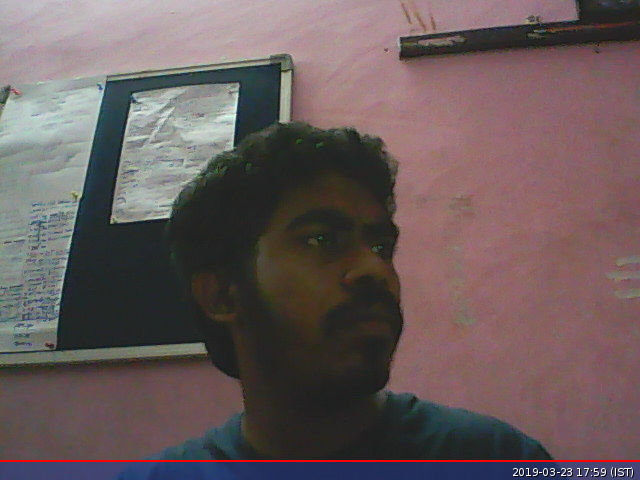
#> input picture image2.jpg, 640 x 480 px, given in place of the camera
$ python helmet_pattern_detection.py   (Python 2 division)
#> lines starting #> are read from the running program, lines starting #| are printed output that depends on the picture; after the words box and inside, x2 and y2 are one past the last pixel; in counts of white or black regions, pixels touching at a corner belong together
import cv2
import numpy as np
import time
import os

def min_max_x_y(contour):
	min_x=99999
	min_y=99999
	max_x=-99999
	max_y=-99999
	for [[x,y]] in contour:
		if(x<min_x):
			min_x=x
		if(y<min_y):
			min_y=y
		if(x>max_x):
			max_x=x
		if(y>max_y):
			max_y=y
	return min_x,min_y,max_x,max_y

def abs(x):
	if x<0:x*=-1
	return x

def count_transitions(image,min_x,min_y,max_x,max_y):
	mid_y=(min_y+max_y)/2
	count=0
	for i in range(min_x,max_x):
		#print i,mid_y
		if(abs(int(image[i,mid_y][0]-image[i+1,mid_y][0]))>=200):
			count+=1
	return count

def pattern_detection(user):
#> called with user = 1
	cap = cv2.VideoCapture(0)#os.path.dirname(os.path.realpath(__file__))+'\samples\\test_video1.mp4')
	entered=0
	t1=time.time()
	while(cap.isOpened()):
		ret,frame=cap.read()
#> frame is the input picture: shape (480, 640, 3); mean B, G, R 91.4, 90.8, 104.9
		if(ret==False):break
		frame=cv2.resize(frame,(0,0),fx=0.5,fy=0.5)
#> frame: shape (240, 320, 3)
		gray=cv2.cvtColor(frame,cv2.COLOR_BGR2GRAY)
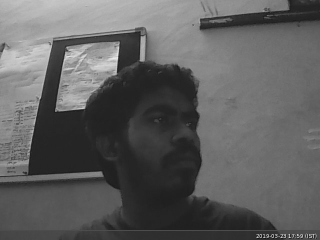
#> gray: shape (240, 320); min 23, max 234, mean 95.2
		cv2.bilateralFilter(gray,11,17,17)
		edge_image=cv2.Canny(gray,30,200)
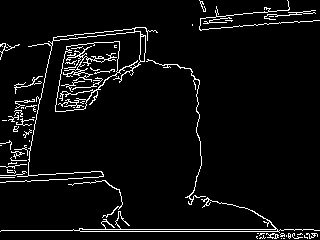
#> edge_image: shape (240, 320); 5.2% white in thin lines or dots
		blurred=cv2.blur(edge_image,(9,9))
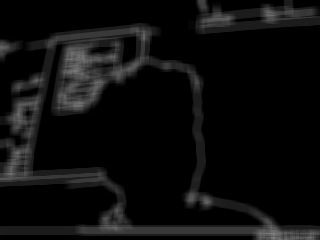
#> blurred: shape (240, 320); min 0, max 132, mean 13.2
		#ret,thresh_image=cv2.threshold(gray,127,255,1)
		result = cv2.findContours(edge_image.copy(), cv2.RETR_TREE, cv2.CHAIN_APPROX_NONE)
#> result = 85 contours, 73 with area under 20; largest, box (x1, y1, x2, y2) and area: (0, 27, 158, 183) 3484, (55, 41, 120, 112) 2982, (0, 197, 320, 233) 452, (79, 228, 278, 232) 398, (53, 28, 135, 41) 264
		contours, h= result if len(result) == 2 else result[1:3]
#> contours has the same summary as result; h = 85 rows, first 6: [1, -1, -1, -1], [2, 0, -1, -1], [3, 1, -1, -1], [4, 2, -1, -1], [5, 3, -1, -1], [6, 4, -1, -1]
		#contours,h=cv2.findContours(edge_image,cv2.RETR_EXTERNAL, cv2.CHAIN_APPROX_SIMPLE)
		if entered==0 or time.time()-t1>=5.0:
			t1=time.time()
			flag=0
		if user==1:
			largest_area=0.0
			index=-1
			for i in range(len(contours)):
				approx=cv2.approxPolyDP(contours[i],0.01*cv2.arcLength(contours[i],True),True)
				if len(approx)==4:
					a=cv2.contourArea(contours[i],False)
					if(a>largest_area and a>=10.0):
						largest_area=a
						index=i
#> this loop made 85 passes
#> (a, largest_area, index) on pass 76: (264.5, 264.5, 75)
#> (approx, a) on passes 8, 12, 31, 55: ([[312, 234], [313, 233], [314, 234], [313, 235]], 2), ([[288, 237], [289, 236], [290, 237], [289, 238]], 2), ([[20, 153], [21, 152], [22, 153], [21, 154]], 2), ([[77, 106], [78, 105], [79, 106], [78, 107]], 2)
#> after the loop, index = 75; largest_area = 264.5
			if(index!=-1 and largest_area>=20):
				min_x,min_y,max_x,max_y=min_max_x_y(contours[index])
#> the loop in min_max_x_y, `for [[x,y]] in contour:` made 165 passes
#> (x, y, min_x, min_y) on pass 1: (131, 29, 131, 29)
#> (x, y, min_x) on passes 10 to 15: (130, 32, 130), (129, 32, 129), (128, 32, 128), (127, 32, 127), (126, 32, 126), (125, 33, 125)
#> after the loop in min_max_x_y, `for [[x,y]] in contour:`: max_x = 134; max_y = 40; min_x = 53; min_y = 28
#> min_x = 53; min_y = 28; max_x = 134; max_y = 40
				c=count_transitions(frame,min_x,min_y,max_x,max_y)/3
#> in count_transitions, `mid_y=(min_y+max_y)/2`: mid_y = 34
#> after the loop in count_transitions, `for i in range(min_x,max_x):`: count = 30
#> c = 10
				if(c>=5 and c<=15):
					flag=1
					cv2.rectangle(frame,(min_x,min_y),(max_x,max_y),(0,255,0),2)
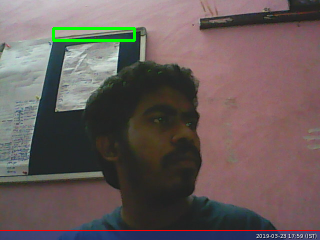
#> frame: shape (240, 320, 3); mean B, G, R 90.7, 91.9, 104.1
			if flag==0:
				print ("You are not wearing a helmet$$$$$$")
			else:
				print ("helmet detected ####### ")
				os.system("sudo fswebcam -d /dev/video0 -r 320x240 -S 2 person.jpg")
		cv2.imshow('Edge Image',edge_image)
		cv2.imshow('Detected',frame)
		entered=1
		if cv2.waitKey(1) & 0xFF == ord('q'):
#> (key q is pressed here)
			break
	cap.release()
	cv2.destroyAllWindows()
pattern_detection(1)
def Helmet_Rider():
	pattern_detector(1)

$ run again, on person.jpg
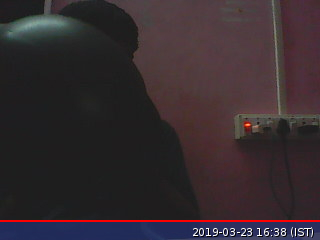
#> input picture person.jpg, 320 x 240 px, given in place of the camera
#> in pattern_detection, frame is the input picture: shape (240, 320, 3); mean B, G, R 47.8, 43.4, 53.6
#> frame: shape (120, 160, 3)
#> in pattern_detection, `edge_image=cv2.Canny(gray,30,200)`:
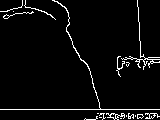
#> edge_image: shape (120, 160); 4.3% white in thin lines or dots
#> in pattern_detection, `blurred=cv2.blur(edge_image,(9,9))`:
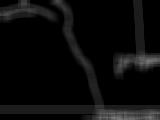
#> blurred: shape (120, 160); min 0, max 126, mean 11.1
#> result = 29 contours, 25 with area under 20; largest, box (x1, y1, x2, y2) and area: (106, 113, 125, 120) 42, (0, 0, 160, 110) 36, (121, 0, 160, 70) 30, (145, 113, 160, 119) 28
#> contours has the same summary as result; h = 29 rows, first 6: [1, -1, -1, -1], [2, 0, -1, -1], [3, 1, -1, -1], [4, 2, -1, -1], [5, 3, -1, -1], [7, 4, 6, -1]
#> the loop in pattern_detection, `for i in range(len(contours)):` made 29 passes
#> (approx, a) on pass 11: ([[128, 117], [129, 116], [130, 117], [129, 118]], 2)
#> after the loop in pattern_detection, `for i in range(len(contours)):`: index = -1; largest_area = 0
